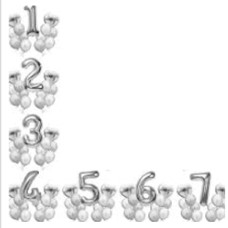
#> input picture Pbg.jpg, 228 x 228 px
$ python 1.py
#> lines starting #> are read from the running program, lines starting #| are printed output that depends on the picture; after the words box and inside, x2 and y2 are one past the last pixel; in counts of white or black regions, pixels touching at a corner belong together
import cv2 as cv

img1 = cv.imread('./Pbg.jpg')
#> img1 is the input picture: shape (228, 228, 3); min 30, max 255, mean 240.7
img2 = cv.imread('./P1.jpg')
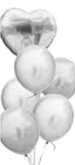
#> input picture P1.jpg, 75 x 165 px
#> img2 is the input picture: shape (165, 75, 3); min 68, max 255, mean 220
img3 = img2.copy()
img3 = cv.flip(img3, 1)
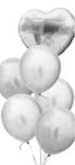
#> img3: shape (165, 75, 3); min 68, max 255, mean 220

rows, cols, channels = img2.shape
#> rows = 165; cols = 75; channels = 3
roi = img1[0:rows, 0:cols]
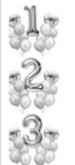
#> roi: shape (165, 75, 3); min 30, max 255, mean 229.7

img2gray = cv.cvtColor(img2, cv.COLOR_BGR2GRAY)
ret, mask = cv.threshold(img2gray, 10, 255, cv.THRESH_BINARY)
#> mask: shape (165, 75); every value is 255
mask_inv = cv.bitwise_not(mask)
#> mask_inv: shape (165, 75); every value is 0

img1_bg = cv.bitwise_and(roi, roi, mask = mask_inv)
#> img1_bg: shape (165, 75, 3); every value is 0

img2_fg = cv.bitwise_and (img2, img2, mask = mask)

img3_fg = cv.bitwise_and (img3, img3, mask = mask)

img3_fg = cv.bitwise_and (img3, img3, mask = mask)


dst = cv.add(img1_bg,img2_fg)
dst2 = cv.add(img1_bg,img3_fg)
img1[0:rows, 137:cols+137] = dst
img1[0:rows, 60:cols+60] = dst2
#> img1: shape (228, 228, 3); min 30, max 255, mean 224

img4 = cv.imread('./tiny.png')
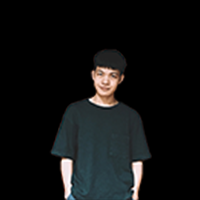
#> input picture tiny.png, 200 x 200 px
#> img4 is the input picture: shape (200, 200, 3); mean B, G, R 17.4, 17.2, 16.1

rows, cols, channels = img4.shape
#> rows = 200; cols = 200
roi = img1[23:rows+23, 10:cols+10]
#> roi: shape (200, 200, 3)

img4gray = cv.cvtColor(img4, cv.COLOR_BGR2GRAY)
ret4, mask4 = cv.threshold(img4gray, 10, 255, cv.THRESH_BINARY)
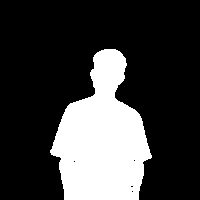
#> mask4: shape (200, 200); 24.1% white; 1 white region, box (x1, y1, x2, y2) and area: (50, 49, 152, 200) 9648
mask_inv4 = cv.bitwise_not(mask4)

img1_bg2 = cv.bitwise_and(roi, roi, mask = mask_inv4)

img4_fg = cv.bitwise_and (img4, img4, mask = mask4)

dst4 = cv.add(img1_bg2,img4_fg)
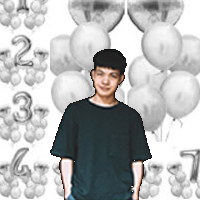
#> dst4: shape (200, 200, 3); mean B, G, R 182.2, 182.1, 180.9
img1[23:rows+23, 10:cols+10] = dst4
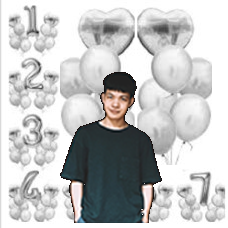
#> img1: shape (228, 228, 3); mean B, G, R 196.6, 196.5, 195.6

cv.imshow('combine images',img1)


cv.waitKey(0)
cv.destroyAllWindows()
